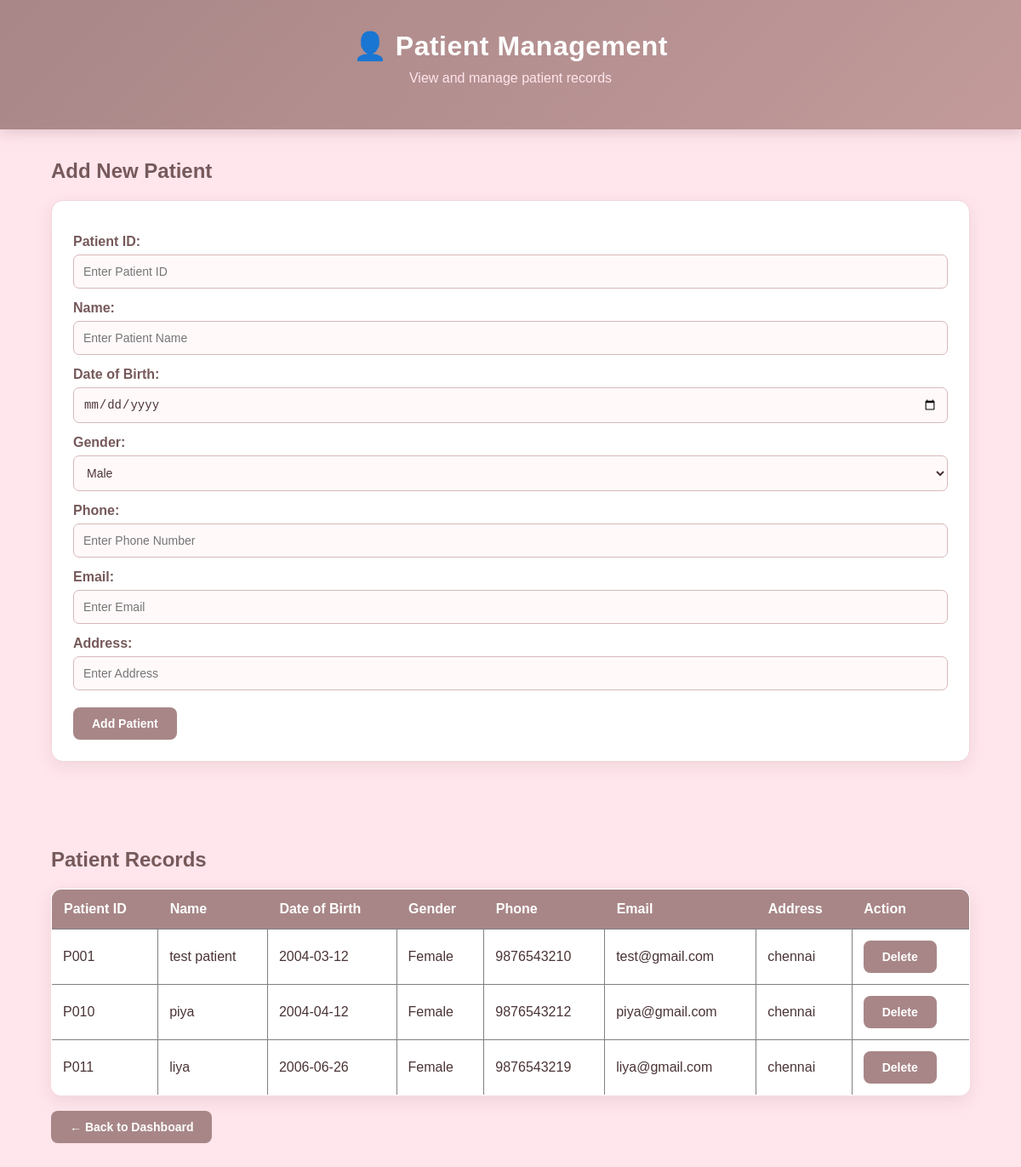
Page /patients on the committed database.
### tables this page shows
CREATE TABLE patients (
            patient_id TEXT PRIMARY KEY,
            name TEXT NOT NULL,
            dob TEXT,
            gender TEXT,
            phone TEXT,
            email TEXT,
            address TEXT
        );

### app.py (the view, shortened to what this page needs)
@app.route('/patients', methods=['GET', 'POST'])
def patients():
    conn = get_connection()
    cursor = conn.cursor()
    cursor.execute('SELECT * FROM patients')
    data = cursor.fetchall()
    conn.close()
    return render_template('patients.html', patients=data)

### app.py (called while the page is built)
def get_connection():
    return sqlite3.connect(DB, timeout=10)

### templates/patients.html (shortened to what this page needs)
<!DOCTYPE html>
<html lang="en">
<head>
    <link rel="stylesheet" href="{{ url_for('static', filename='style.css') }}">
</head>
<body>
    <div class="header">
        <h1>👤 Patient Management</h1>
        <p>View and manage patient records</p>
    </div>
    <div class="container">
    <h2>Add New Patient</h2>
<form method="POST" action="/patients">
    <label>Patient ID:</label>
    <input type="text" name="patient_id" placeholder="Enter Patient ID" required>
    <label>Name:</label>
    <input type="text" name="name" placeholder="Enter Patient Name" required>
    <label>Date of Birth:</label>
    <input type="date" name="dob">
    <label>Gender:</label>
    <select name="gender">
        <option>Male</option>
    </select>
    <label>Phone:</label>
    <input type="text" name="phone" placeholder="Enter Phone Number">
    <label>Email:</label>
    <input type="email" name="email" placeholder="Enter Email">
    <label>Address:</label>
    <input type="text" name="address" placeholder="Enter Address">
    <button type="submit">Add Patient</button>
</form>
<br><br>
        <h2>Patient Records</h2>
        <table border="1" cellpadding="10">
            <tr>
                <th>Patient ID</th>
                <th>Name</th>
                <th>Date of Birth</th>
                <th>Gender</th>
                <th>Phone</th>
                <th>Email</th>
                <th>Address</th>
                <th>Action</th>
            </tr>
           {% for patient in patients %}
<tr>
    <td>{{ patient[0] }}</td>
    <td>{{ patient[1] }}</td>
    <td>{{ patient[2] }}</td>
    <td>{{ patient[3] }}</td>
    <td>{{ patient[4] }}</td>
    <td>{{ patient[5] }}</td>
    <td>{{ patient[6] }}</td>
    <td>
    <a href="/delete_patient/{{ patient[0] }}">
        <button type="button">Delete</button>
    </a>
</td>
</tr>
{% endfor %}
        </table>
        <br>
        <a href="/">
            <button>← Back to Dashboard</button>
        </a>
    </div>
</body>
</html>

### static/style.css (style rules this page uses)
* { box-sizing: border-box; }
body { margin: 0; font-family: Arial, Helvetica, sans-serif; background: #FFE5EC; color: #4A3435; }
.header { background: linear-gradient(135deg, #A88687, #C29A9A); color: #FFFFFF; text-align: center; padding: 35px 20px; box-shadow: 0 4px 15px rgba(90, 60, 60, 0.18); }
.header h1 { margin: 0; font-size: 32px; letter-spacing: 0.5px; }
.header p { margin-top: 10px; color: #FFE5EC; font-size: 16px; }
.container { width: 90%; max-width: 1100px; margin: 35px auto; }
.container h2 { color: #76595A; margin-top: 30px; margin-bottom: 20px; }
button { background: #A88687; color: #FFFFFF; border: none; padding: 11px 22px; border-radius: 8px; cursor: pointer; font-size: 14px; font-weight: bold; transition: 0.3s ease; }
a { text-decoration: none; }
form { background: #FFFFFF; padding: 25px; border-radius: 14px; border: 1px solid #F0D6DB; box-shadow: 0 6px 18px rgba(168, 134, 135, 0.15); margin-bottom: 35px; }
label { display: block; font-weight: bold; color: #76595A; margin-top: 14px; margin-bottom: 6px; }
input, select { width: 100%; padding: 11px; border: 1px solid #D8B8B9; border-radius: 7px; background: #FFF9FA; color: #4A3435; font-size: 14px; outline: none; transition: 0.2s; }
form button { margin-top: 20px; }
table { width: 100%; border-collapse: collapse; background: #FFFFFF; border-radius: 12px; overflow: hidden; box-shadow: 0 6px 18px rgba(168, 134, 135, 0.18); }
th { background: #A88687; color: #FFFFFF; padding: 14px; text-align: left; border: none; }
td { padding: 13px; color: # }

### rows in the picture
patients: patient_id "P001", name "test patient", dob "2004-03-12", gender "Female", phone "9876543210", email "test@gmail.com", address "chennai"
patients: patient_id "P010", name "piya", dob "2004-04-12", gender "Female", phone "9876543212", email "piya@gmail.com", address "chennai"
patients: patient_id "P011", name "liya", dob "2006-06-26", gender "Female", phone "9876543219", email "liya@gmail.com", address "chennai"
